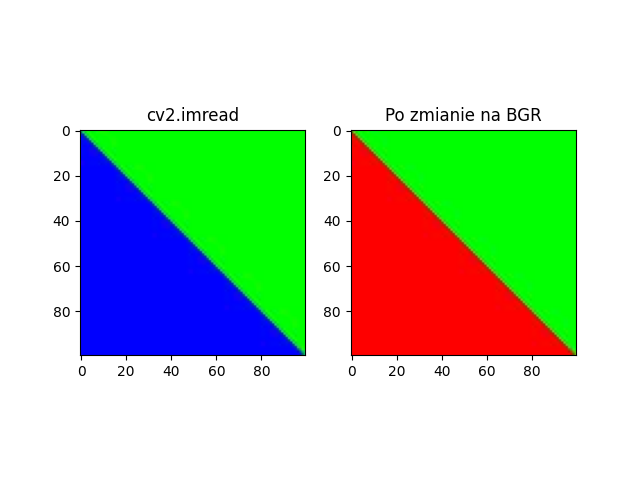
#> input picture BGR.png, 640 x 480 px, given in place of A1.png, which was not available
$ python Lab1_img.py
#> lines starting #> are read from the running program, lines starting #| are printed output that depends on the picture; pictures that were not available may be replaced by others from this repository, and a replacement may not be noted
import numpy as np
import matplotlib.pyplot as plt
import cv2


def imgToUInt8(img):
    if np.issubdtype(img.dtype, np.integer):
        pass

    img = img.astype('uint8') * 255

    return img


def imgToFloat(img):
    if np.issubdtype(img.dtype, np.floating):
        pass

    img = img / 255.0

    return img


if __name__ == '__main__':
    img1 = plt.imread('IMG_INTRO\A1.png')
#> img1 is the input picture: shape (480, 640, 3) float32; mean R, G, B 0.743, 0.824, 0.743
    print(f"Przed konwersją:\n {img1} \n Typ danych: {img1.dtype}")
#> (printed output is left out)
    img1 = imgToUInt8(img1)
    print(f"Po konwersji: \n {img1} \n Typ danych: {img1.dtype}")
#> (printed output is left out)

    img2 = plt.imread('IMG_INTRO\A2.jpg')
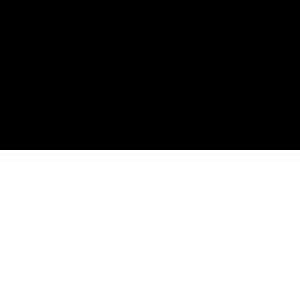
#> input picture IMG_INTRO/A2.jpg, 100 x 100 px, found by its file name (shown 3 times larger)
#> img2 is the input picture: shape (100, 100, 3); min 0, max 255, mean 127.5
    print(f"Przed konwersją:\n {img2} \n Typ danych: {img2.dtype}")
#> (printed output is left out)
    img2 = imgToFloat(img2)
    print(f"Po konwersji: \n {img2} \n Typ danych: {img2.dtype}")
#> (printed output is left out)

    img3 = plt.imread('IMG_INTRO\B01.png')
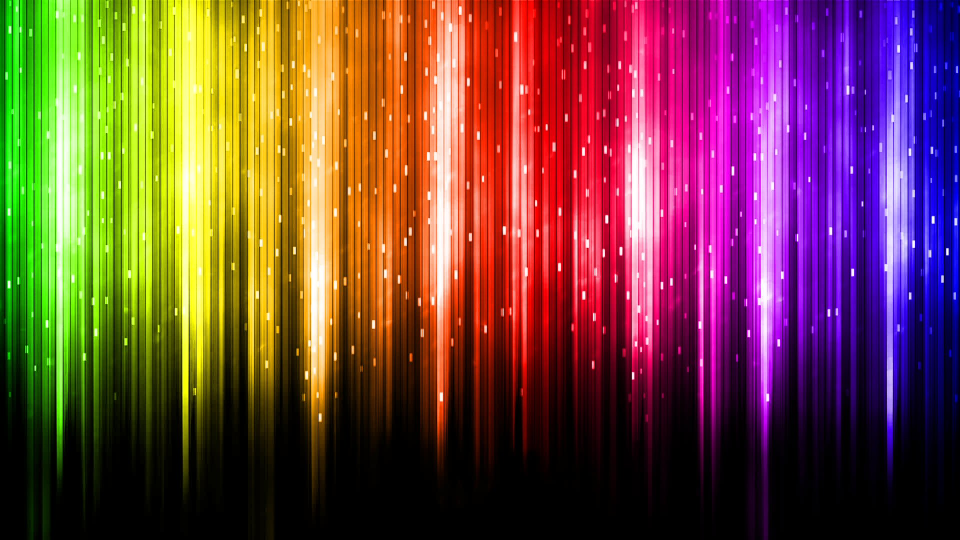
#> input picture IMG_INTRO/B01.png, 1920 x 1080 px, found by its file name (shown at 1/2 size)
#> img3 is the input picture: shape (1080, 1920, 3) float32; mean R, G, B 0.459, 0.273, 0.243
    fig, axs = plt.subplot_mosaic([['original', 'y1', 'y2'],
                                   ['r', 'g', 'b'],
                                   ['R', 'G', 'B']])

    axs['original'].imshow(img3)
    axs['original'].set_title("Oryginalny")

    y1 = 0.299 * img3[:, :, 0] + 0.587 * img3[:, :, 1] + 0.144 * img3[:, :, 2]
    axs['y1'].imshow(y1, cmap='gray')
    axs['y1'].set_title("y1")

    y2 = 0.2126 * img3[:, :, 0] + 0.7152 * img3[:, :, 1] + 0.0722 * img3[:, :, 2]
    axs['y2'].imshow(y2, cmap='gray')
    axs['y2'].set_title("y2")

    r = img3[:, :, 0]
    axs['r'].imshow(r, cmap='gray')
    axs['r'].set_title("r")

    g = img3[:, :, 1]
    axs['g'].imshow(g, cmap='gray')
    axs['g'].set_title("g")

    b = img3[:, :, 2]
    axs['b'].imshow(b, cmap='gray')
    axs['b'].set_title("b")

    # img3[:, :, 1] = 0
    R = img3.copy()
    R[:, :, 1:3] = 0
    axs['R'].imshow(R)
    axs['R'].set_title("R")

    G = img3.copy()
    G[:, :, -1] = 0
    G[:, :, -3] = 0
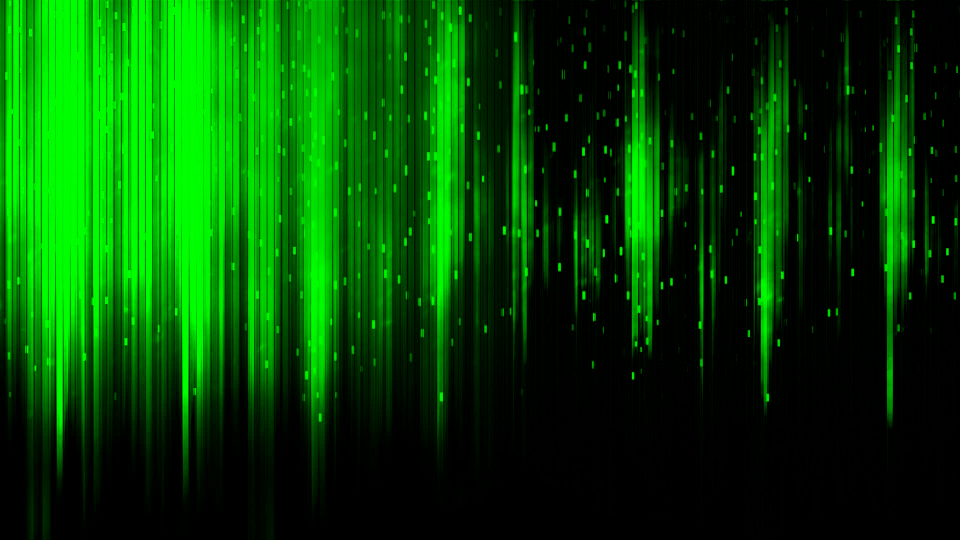
#> G: shape (1080, 1920, 3) float32 (shown at 1/2 size); mean R, G, B 0, 0.273, 0
    axs['G'].imshow(G)
    axs['G'].set_title("G")

    B = img3.copy()
    B[:, :, 0:2] = 0
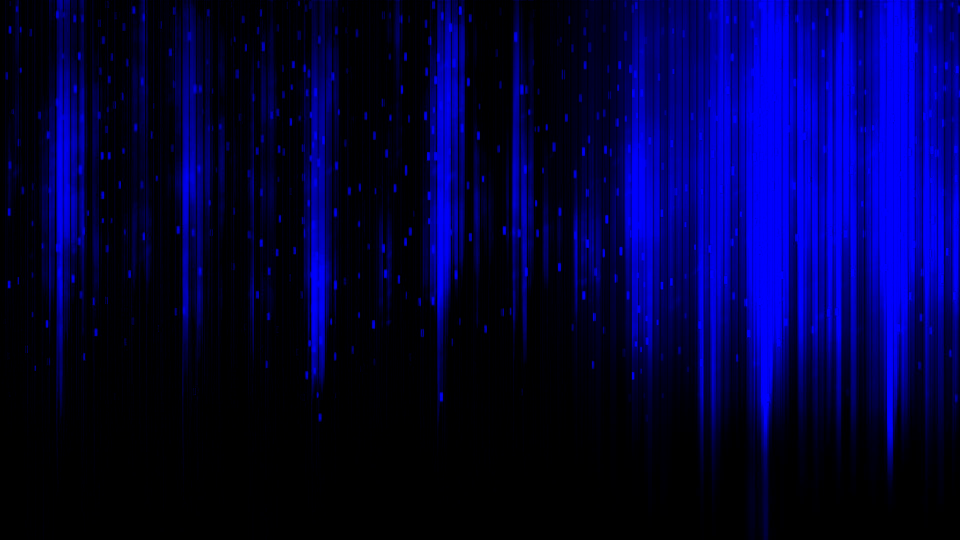
#> B: shape (1080, 1920, 3) float32 (shown at 1/2 size); mean R, G, B 0, 0, 0.243
    axs['B'].imshow(B)
    axs['B'].set_title("B")
    plt.show()

    fig2, ax2 = plt.subplot_mosaic([['before', 'after']])
    img1_cv = cv2.imread('IMG_INTRO\A4.jpg')
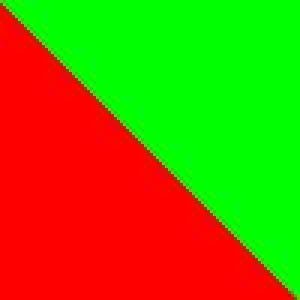
#> input picture IMG_INTRO/A4.jpg, 100 x 100 px, found by its file name (shown 3 times larger)
#> img1_cv is the input picture: shape (100, 100, 3); mean B, G, R 1.4, 128.9, 125.5
    img_BGR = cv2.cvtColor(img1_cv, cv2.COLOR_RGB2BGR)
    ax2['before'].imshow(img1_cv)
    ax2['before'].set_title("cv2.imread")
    ax2['after'].imshow(img_BGR)
    ax2['after'].set_title("Po zmianie na BGR")
    plt.show()
#> figure, not shown here; B, G, R data is drawn as R, G, B

    img4 = plt.imread("IMG_INTRO/B02.jpg")
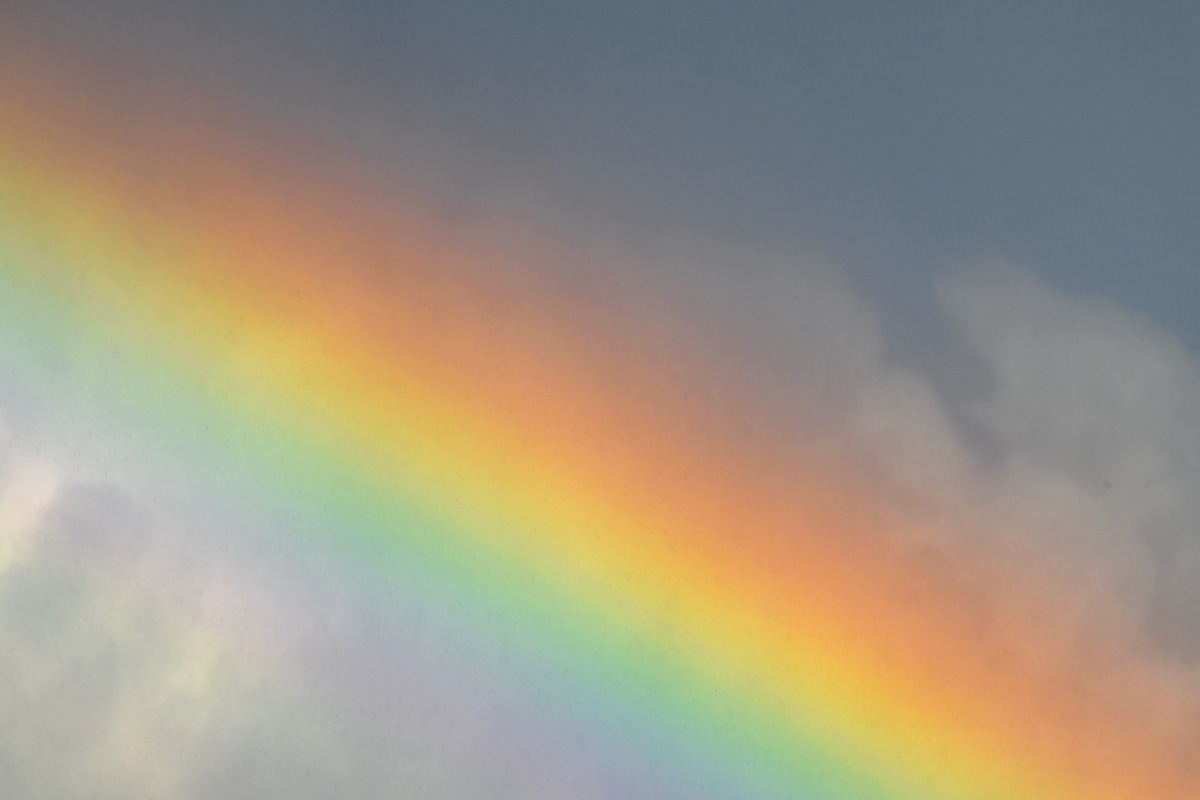
#> input picture IMG_INTRO/B02.jpg, 1200 x 800 px
#> img4 is the input picture: shape (800, 1200, 3); mean R, G, B 159.6, 150.3, 131.9
    fragment = img4[600:800, 600:800]
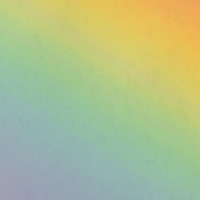
#> fragment: shape (200, 200, 3); mean R, G, B 175.5, 191.2, 141.7
    fig3, ax3 = plt.subplot_mosaic([['Tecza', 'wycinek']])
    ax3['Tecza'].imshow(img4)
    ax3['Tecza'].set_title("Oryginalna")
    ax3['wycinek'].imshow(fragment)
    ax3['wycinek'].set_title("Wycinek tęczy")
    plt.imsave("Fragment.png", fragment)
    plt.show()
